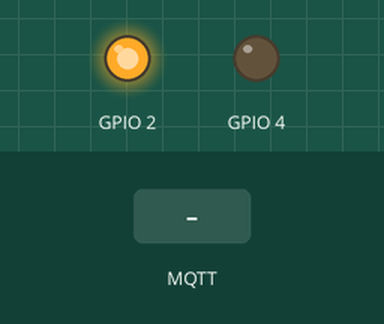
This sketch was run on a simulated ESP8266 (NodeMCU). Parts: output pins drawn as LEDs (lit = HIGH, except the on-board LED, lit = LOW). Inputs (shaded band) come from the test bench. WiFi joins after 1.5 s; servers stay silent unless stated; random numbers use the default seed unless the sketch sets one; no MQTT or app messages arrive unless stated; what the sketch prints to the serial monitor is not drawn.

Above: at 2.7 s.
2.8 s: MQTT message "t" arrives on the first subscribed topic
At 4.0 s:
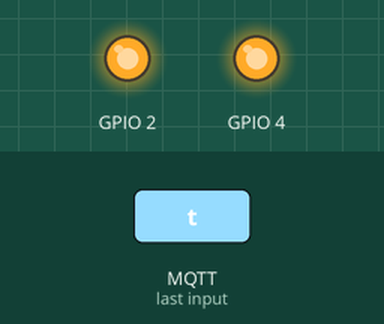
4.3 s: MQTT message "1" arrives on the first subscribed topic
At 5.2 s:
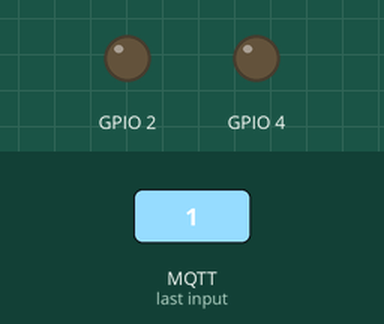
Timing chart, 0 to 7.3 s (numbered marks = the images above; inputs shaded):
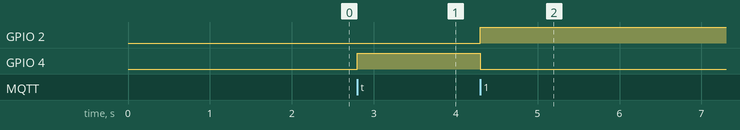

Measured:
- after the input at 2.8 s, GPIO 4: LOW → HIGH at once
- after the input at 4.3 s, GPIO 2: LOW → HIGH at once; GPIO 4: HIGH → LOW at once

The sketch:

Lamp.ino
```cpp
#include <ESP8266WiFi.h>
#include <PubSubClient.h>
#include <Servo.h>


const char* ssid = "home-gataullin";
const char* password = "123321abcd";
const char* mqtt_server = "192.168.1.13";
Servo myservo;

WiFiClient espClient;
PubSubClient client(espClient);
unsigned long lastMsg = 0;
#define MSG_BUFFER_SIZE	(50)
char msg[MSG_BUFFER_SIZE];
int value = 0;
const char* control_topic = "lampf";

void setup_wifi() {

  delay(10);
  // We start by connecting to a WiFi network
  Serial.println();
  Serial.print("Connecting to ");
  Serial.println(ssid);

  WiFi.mode(WIFI_STA);
  WiFi.begin(ssid, password);

  while (WiFi.status() != WL_CONNECTED) {
    delay(500);
    Serial.print(".");
  }

  randomSeed(micros());

  Serial.println("");
  Serial.println("WiFi connected");
  Serial.println("IP address: ");
  Serial.println(WiFi.localIP());
}

void callback(char* topic, byte* payload, unsigned int length) {
  Serial.print("Message arrived [");
  Serial.print(topic);
  Serial.print("] ");
  for (int i = 0; i < length; i++) {
    Serial.print((char)payload[i]);
  }
  Serial.println();

  // Switch on the LED if an 1 was received as first character
  if ((char)payload[0] == 't') {
    digitalWrite(BUILTIN_LED, LOW);  // Turn the LED on by making the voltage LOW
    digitalWrite(4, HIGH);
  } else {
    digitalWrite(BUILTIN_LED, HIGH);  // Turn the LED off by making the voltage HIGH
    digitalWrite(4, LOW);
  }

}

void reconnect() {
  // Loop until we're reconnected
  while (!client.connected()) {
    Serial.print("Attempting MQTT connection...");
    // Create a random client ID
    String clientId = "ESP8266Client-";
    clientId += String(random(0xffff), HEX);
    // Attempt to connect
    if (client.connect(clientId.c_str())) {
      Serial.println("connected");
      client.subscribe(control_topic);
    } else {
      Serial.print("failed, rc=");
      Serial.print(client.state());
      Serial.println(" try again in 5 seconds");
      // Wait 5 seconds before retrying
      delay(5000);
    }
  }
}

void setup() {
  pinMode(BUILTIN_LED, OUTPUT);
  pinMode(4, OUTPUT);     // Initialize the BUILTIN_LED pin as an output
  Serial.begin(115200);
  setup_wifi();
  client.setServer(mqtt_server, 1883);
  client.setCallback(callback);
}

void loop() {

  if (!client.connected()) {
    reconnect();
  }
  client.loop();

}
```
